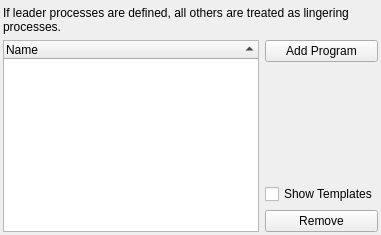
           <widget class="QWidget" name="tabLeader">
            <attribute name="title">
             <string>Leader Programs</string>
            </attribute>
            <layout class="QGridLayout" name="gridLayout_61">
             <property name="leftMargin">
              <number>3</number>
             </property>
             <property name="topMargin">
              <number>6</number>
             </property>
             <property name="rightMargin">
              <number>3</number>
             </property>
             <property name="bottomMargin">
              <number>3</number>
             </property>
             <item row="0" column="0">
              <layout class="QGridLayout" name="gridLayout_58">
               <item row="1" column="0" rowspan="4">
                <widget class="QTreeWidget" name="treeLeader">
                 <property name="sortingEnabled">
                  <bool>true</bool>
                 </property>
                 <column>
                  <property name="text">
                   <string>Name</string>
                  </property>
                 </column>
                </widget>
               </item>
               <item row="2" column="1">
                <spacer name="verticalSpacer_27">
                 <property name="orientation">
                  <enum>Qt::Vertical</enum>
                 </property>
                 <property name="sizeHint" stdset="0">
                  <size>
                   <width>20</width>
                   <height>40</height>
                  </size>
                 </property>
                </spacer>
               </item>
               <item row="1" column="1">
                <widget class="QPushButton" name="btnAddLeader">
                 <property name="text">
                  <string>Add Program</string>
                 </property>
                </widget>
               </item>
               <item row="4" column="1">
                <widget class="QPushButton" name="btnDelLeader">
                 <property name="text">
                  <string>Remove</string>
                 </property>
                </widget>
               </item>
               <item row="3" column="1">
                <widget class="QCheckBox" name="chkShowLeaderTmpl">
                 <property name="text">
                  <string>Show Templates</string>
                 </property>
                </widget>
               </item>
               <item row="0" column="0" colspan="2">
                <widget class="QLabel" name="label_71">
                 <property name="text">
                  <string>If leader processes are defined, all others are treated as lingering processes.</string>
                 </property>
                 <property name="wordWrap">
                  <bool>true</bool>
                 </property>
                </widget>
               </item>
              </layout>
             </item>
            </layout>
           </widget>
